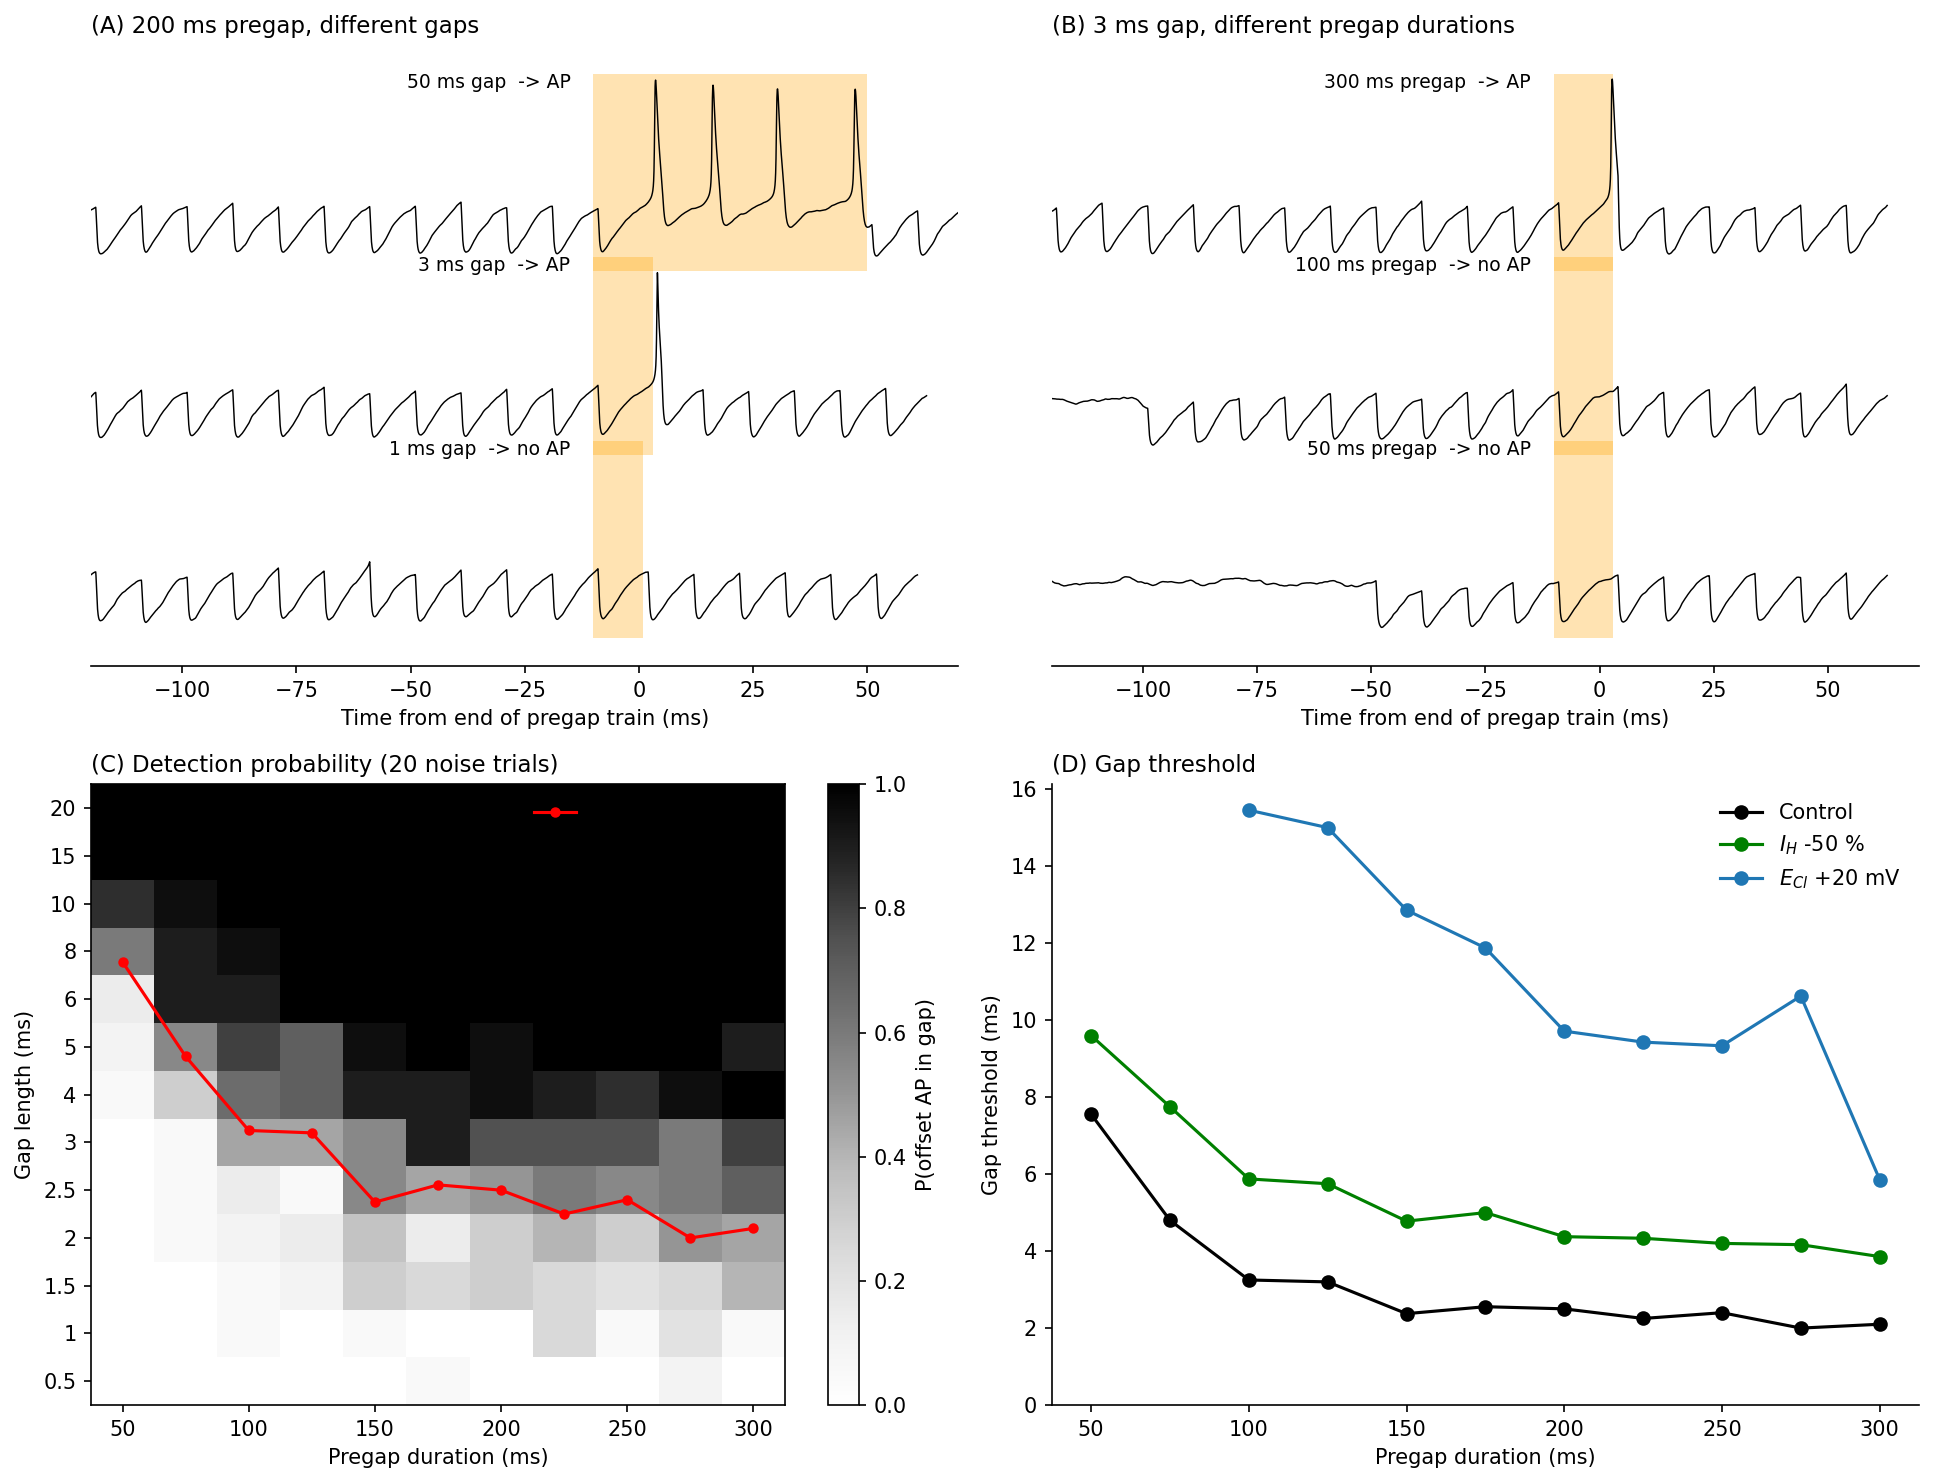

Recreate this plot in Python.
"""Gap detection in the SPN model (cf. Kopp-Scheinpflug et al. 2011, Fig. 8).

Same synaptic protocol as spn_model.ipynb: a train of IPSPs at 100 Hz
(14 synapses x 4 nS, E_rev = -100 mV) mimics the MNTB input during a sound.
The train is interrupted by a silent gap, then a second train starts.
A gap is "detected" if the SPN fires an offset AP in the gap.

  (A) 200 ms pregap, gaps of 50, 3 and 1 ms
  (B) 3 ms gap after pregap durations of 300, 100 and 50 ms
  (C) detection probability vs. gap length and pregap duration (noise trials)
  (D) gap threshold vs. pregap duration: control, I_H -50 %, E_Cl +20 mV
"""
import os
import numpy as np
import matplotlib.pyplot as plt
from neuron import h

os.chdir(os.path.dirname(os.path.abspath(__file__)))
h.load_file('stdrun.hoc')
h.load_file('spn_neuron.hoc')
seg = h.soma(0.5)
GH0 = seg.sjg_ih.ghbar

NSYNS = 14            # inhibitory synapses
G_SYN = 4e-3          # uS (4 nS) per synapse
E_INH = -100.0        # mV, inhibitory reversal potential (E_Cl)
ISI = 10.0            # ms, 100 Hz IPSP train
T_END = 300.0         # ms, when the next IPSP of the pregap train would come
POST = 30.0           # ms of second train to simulate after the gap
N_TRIALS = 20         # noise trials per point in (C) and (D)
PREGAPS = np.arange(50, 301, 25)
GAPS = np.array([0.5, 1, 1.5, 2, 2.5, 3, 4, 5, 6, 8, 10, 15, 20])

# one Exp2Syn with summed weight == 14 identical synapses driven together
syn = h.Exp2Syn(seg)
syn.tau1, syn.tau2 = 0.1, 2.0
train1, train2 = h.NetStims(0.5), h.NetStims(0.5)
nc1, nc2 = h.NetCon(train1, syn), h.NetCon(train2, syn)
nc1.weight[0] = nc2.weight[0] = NSYNS * G_SYN

# excitatory conductance noise, as in the notebook
fl = h.mhh_Gfluct(seg)
fl.g_e0, fl.std_e, fl.tau_e, fl.E_e = 1e-6, 0.0005, 2, 0

t_vec = h.Vector().record(h._ref_t)
v_vec = h.Vector().record(seg._ref_v)
spikes = h.Vector()
det = h.NetCon(seg._ref_v, None, sec=h.soma)
det.threshold = -10
det.record(spikes)
train1.seed(1)        # seeds NEURON's random generator -> reproducible noise


def trial(pregap, gap, post=POST, e_inh=E_INH, gh=GH0):
    """One run. Returns t, v (time 0 = end of pregap train) and gap-AP flag."""
    n = int(round(pregap / ISI))
    train1.start, train1.interval, train1.number = T_END - ISI * n, ISI, n
    train2.start, train2.interval = T_END + gap, ISI
    train2.number = int(post / ISI) + 1
    syn.e = e_inh
    seg.sjg_ih.ghbar = gh
    h.dt = 0.025
    h.finitialize(-60)
    h.continuerun(T_END + gap + post)
    sp = np.array(spikes)
    # offset AP: after the last pregap IPSP, before the 2nd train can stop it
    hit = np.any((sp > T_END - ISI) & (sp <= T_END + gap + 5))
    return np.array(t_vec) - T_END, np.array(v_vec), hit


def gap_threshold(prob):
    """Smallest gap with >= 50 % detection (linear interpolation)."""
    idx = np.where(prob >= 0.5)[0]
    if len(idx) == 0:
        return np.nan
    i = idx[0]
    if i == 0:
        return GAPS[0]
    g0, g1, p0, p1 = GAPS[i - 1], GAPS[i], prob[i - 1], prob[i]
    return g0 + (0.5 - p0) * (g1 - g0) / (p1 - p0)


def sweep(**kw):
    prob = np.zeros((len(PREGAPS), len(GAPS)))
    for i, pre in enumerate(PREGAPS):
        for j, gap in enumerate(GAPS):
            prob[i, j] = np.mean([trial(pre, gap, **kw)[2]
                                  for _ in range(N_TRIALS)])
        print(f'  pregap {pre:3.0f} ms done')
    return prob


def plot_traces(ax, runs, title):
    """Stack traces vertically; orange = silent gap (incl. normal ISI)."""
    for k, (pre, gap, label) in enumerate(runs):
        t, v, hit = trial(pre, gap, post=60)
        off = -k * 130
        ax.fill_between([-ISI, gap], off - 100, off + 40, color='orange',
                        alpha=0.3, lw=0)
        ax.plot(t, v + off, 'k', lw=0.7)
        ax.text(-ISI - 5, off + 30, label + ('  -> AP' if hit else
                                              '  -> no AP'),
                ha='right', fontsize=9)
    ax.set_xlim(-120, 70)
    ax.set_yticks([])
    ax.set_xlabel('Time from end of pregap train (ms)')
    ax.set_title(title, loc='left', fontsize=11)
    ax.spines[['top', 'right', 'left']].set_visible(False)


fig, axs = plt.subplots(2, 2, figsize=(13, 10))
plot_traces(axs[0, 0], [(200, 50, '50 ms gap'), (200, 3, '3 ms gap'),
                        (200, 1, '1 ms gap')],
            '(A) 200 ms pregap, different gaps')
plot_traces(axs[0, 1], [(300, 3, '300 ms pregap'), (100, 3, '100 ms pregap'),
                        (50, 3, '50 ms pregap')],
            '(B) 3 ms gap, different pregap durations')

print('control sweep')
prob = sweep()
thr = {'Control': np.array([gap_threshold(p) for p in prob])}
print('I_H -50 % sweep')
thr['$I_H$ -50 %'] = np.array([gap_threshold(p)
                               for p in sweep(gh=0.5 * GH0)])
print('E_Cl +20 mV sweep')
thr['$E_{Cl}$ +20 mV'] = np.array([gap_threshold(p)
                                   for p in sweep(e_inh=E_INH + 20)])
seg.sjg_ih.ghbar, syn.e = GH0, E_INH

ax = axs[1, 0]
im = ax.pcolormesh(PREGAPS, np.arange(len(GAPS)), prob.T, cmap='Greys',
                   vmin=0, vmax=1, shading='nearest')
ax.plot(PREGAPS, np.interp(thr['Control'], GAPS, np.arange(len(GAPS))),
        'r-o', ms=4, label='threshold (50 %)')
ax.set_yticks(np.arange(len(GAPS)), [f'{g:g}' for g in GAPS])
ax.set_xlabel('Pregap duration (ms)')
ax.set_ylabel('Gap length (ms)')
ax.set_title(f'(C) Detection probability ({N_TRIALS} noise trials)',
             loc='left', fontsize=11)
ax.legend(frameon=False, loc='upper right')
fig.colorbar(im, ax=ax, label='P(offset AP in gap)')

ax = axs[1, 1]
for (name, th), col in zip(thr.items(), ['k', 'green', 'tab:blue']):
    ax.plot(PREGAPS, th, 'o-', color=col, label=name)
ax.set_xlabel('Pregap duration (ms)')
ax.set_ylabel('Gap threshold (ms)')
ax.set_ylim(0, None)
ax.set_title('(D) Gap threshold', loc='left', fontsize=11)
ax.legend(frameon=False)
ax.spines[['top', 'right']].set_visible(False)

for name, th in thr.items():
    print(f'{name.replace("$", ""):16s} threshold (ms): ' +
          ' '.join('  -- ' if np.isnan(x) else f'{x:5.1f}' for x in th))
fig.tight_layout()
fig.savefig('gap_detection.png', dpi=150, bbox_inches='tight')
print('saved gap_detection.png')
